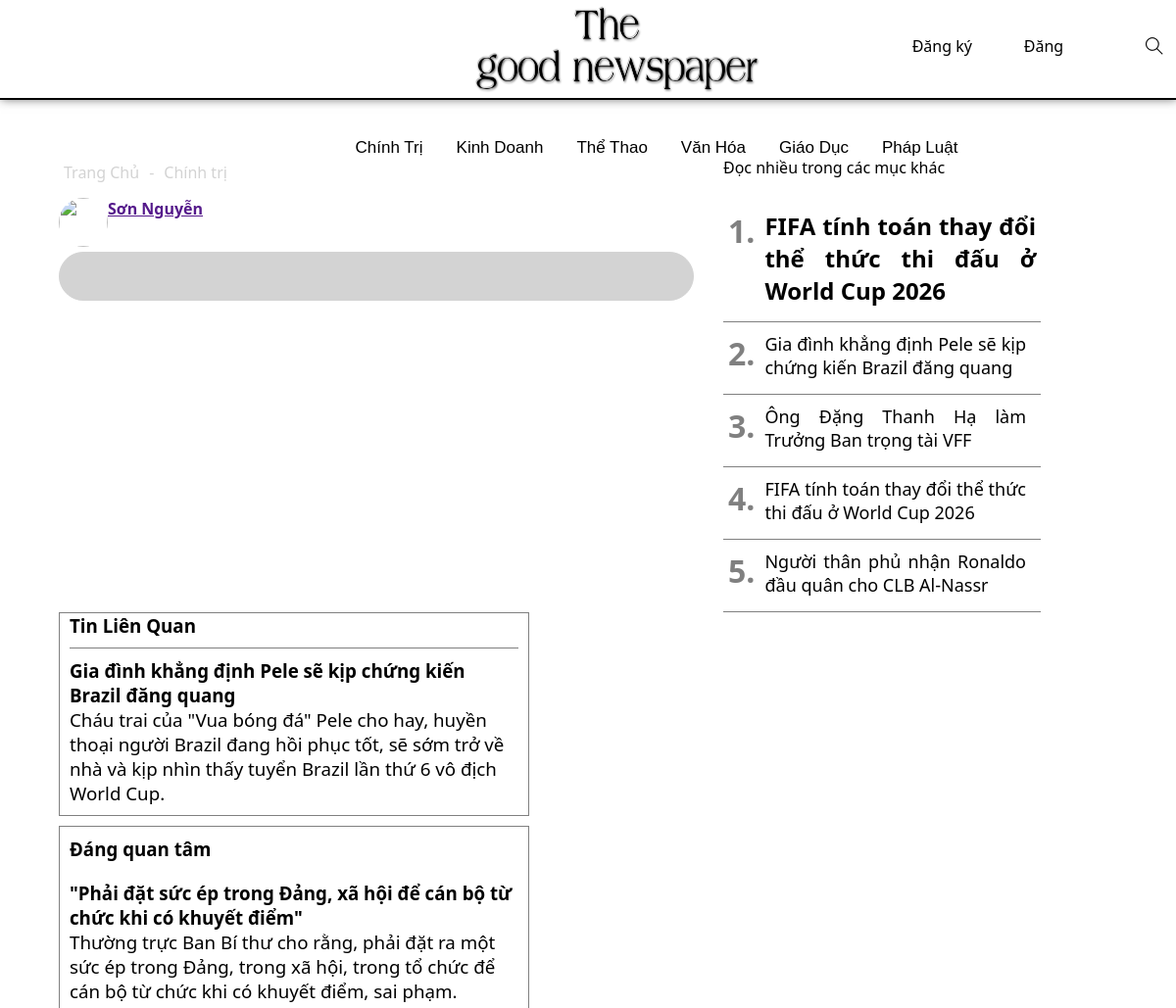
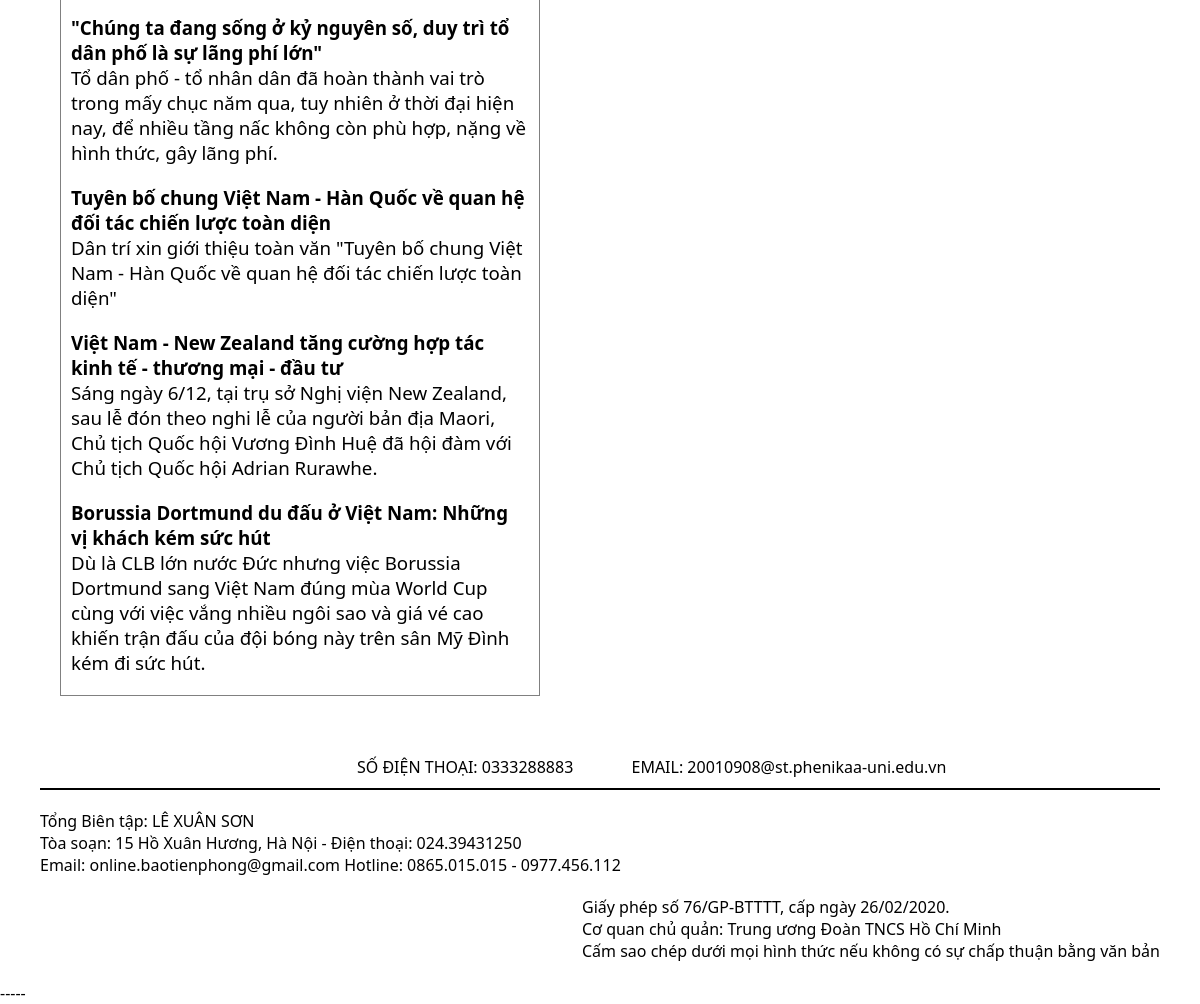
The app's page /detail.php with its own data (2 pictures, top to bottom).
### tables this page shows
CREATE TABLE `category` (
  `id` int NOT NULL,
  `name` varchar(200) NOT NULL
);

CREATE TABLE `new` (
  `id` int NOT NULL,
  `id_staff` int NOT NULL,
  `id_category` int NOT NULL,
  `header` varchar(200) NOT NULL,
  `photo` varchar(500) NOT NULL,
  `photo_nd` varchar(200) NOT NULL,
  `content` text NOT NULL,
  `content_nd` text NOT NULL,
  `initialization_time` text NOT NULL,
  `summary` varchar(500) NOT NULL
);

### detail.php (the view, shortened to what this page needs)
<!DOCTYPE html>
<html lang="en">
<head>
    <link rel="stylesheet" href="./assets/css/dantri.css">
</head>
<body>
    <?php
    require 'menu.php';
    require 'admin/connect.php';
    ?>
    <div class="container_reading">
        <div class="reading_screen">
            <div class="hientai">
                <ul>
                    <li><a href="index.php">Trang Chủ</a></li>
                    <li>-</li>
                    <li>Chính trị</li>
                </ul>
            </div>
            <div class="author-wrap">
                <div class="author-avatar">
                    <span> <img src="https://st.ntcdntempv3.com/data/sites/1/useravatars/1047799.jpg?v=287" alt=""> </span>
                </div>
                <div class="author-name">
                    <a href=""> <b>Sơn Nguyễn</b> </a>
                </div>
            </div>
            <div class="box"></div>
            <div class="noidung">
            </div>
        </div>
        <div class="sidebar">
            <div class="sidebar_header">
                <p>Đọc nhiều trong các mục khác</p>
            </div>
            <div class="side_content">
                <?php
                $sql = "select * from new where id = 16";
                $result = mysqli_query($connect, $sql);
                $each = mysqli_fetch_array($result);
                ?>
                <div class="side_item">
                    <ul class="side_title">
                        <li>
                            <h1>1.</h1>
                        </li>
                        <li>
                            <h2>
                                <a href="detail.php?id=<?php echo $each['id'] ?>"><?php echo $each['header'] ?></a>
                            </h2>
                        </li>
                    </ul>
                </div>
                <?php
                $sql = "select * from new order by id desc limit 4";
                $result = mysqli_query($connect, $sql);
                $count = 1;
                foreach ($result as $each):
                ?>
                    <div class="side_item1">
                        <ul class="side_title">
                            <li>
                                <h1><?php
                                $count++;
                                echo $count;
                                ?>.</h1>
                            </li>
                            <li>
                                <p>
                                    <a class="side_tt" href="detail.php?id=<?php echo $each['id']?>"><?php echo $each['header'] ?></a>
                                </p>
                            </li>
                        </ul>
                    </div>
                <?php endforeach ?>
            </div>
        </div>
    </div>
    <div class="more">
        <div class="tinlienquan">
            <div class="lienqua_header">
                <h3 class="lienqua_header__">Tin Liên Quan</h3>
                <div class="noidung_lq">
                    <?php
                    $sql = "select new.* , category.name as name_category
                    from new join category on new.id_category = category.id where new.id = 18";
                    $result = mysqli_query($connect, $sql);
                    $each = mysqli_fetch_array($result);
                    ?>
                    <ul>
                        <li class="ctn">
                            <h3 class="ctn_content">
                                <a href="detail.php?id=<?php echo $each['id'] ?>"><?php echo $each['header'] ?></a>
                                <p><?php echo $each['summary'] ?></p>
                            </h3>
                        </li>
                    </ul>
                </div>
            </div>
        </div>
        <div class="dangquantam">
            <div class="lienqua_header">
                <h3>Đáng quan tâm</h3>
                <?php
                $sql = "select new.* , category.name as name_category
                from new join category on new.id_category = category.id order by id limit 5";
                $result = mysqli_query($connect, $sql);
                foreach ($result as $each):
                ?>
                <div class="noidung_lq">
                    <ul>
                        <li class="ctn">
                            <h3>
                                <a href="detail.php?id=<?php echo $each['id'] ?>"><?php echo $each['header'] ?></a>
                                <p><?php echo $each['summary'] ?></p>
                            </h3>
                        </li>
                    </ul>
                </div>
                <?php endforeach ?>
            </div>
        </div>
    </div>
    <?php
    require 'footer.php';
    ?>
</body>
</html>

### menu.php (shortened to what this page needs)
<!DOCTYPE html>
<html lang="en">
<head>
    <link rel="stylesheet" href="./assets/css/style_header.css">
</head>
<body>
    <?php
        require './admin/connect.php';
    ?>
    <div id="header">
        <div id="search-box-and-logo">
            <a href="index.php">
                <img id="logo-web" src="assets/img/logo.png" alt="LOGO" />
            </a>
            <ul id="search-box">
                <?php
                if (empty($_SESSION['id'])) { ?>
                    <li id="dang-ky"><a href="signup.php">Đăng ký</a></li>
                    <li id="dang-nhap"><a href="signin.php">Đăng nhập</a></li>
                <?php
                } else {?>
                    <li><a href="signout.php">Đăng Xuất</a></li>
                    <li>Xin Chào <a href="user.php"><?php echo $_SESSION['name'] ?></a></li>
                <?php
                }
                ?>
                <li id="search" ><a href="search_result.php" class="kinh-lup ti-search"></a></li>
            </ul>
        </div>
        <?php
        $sql = "select * from category";
        $result = mysqli_query($connect,$sql);
        ?>
        <div id="nav-menu-bar">
            <ul id="menu-bar">
                <?php foreach ($result as $each): ?>
                    <li id="topic-2"><a href="category.php?id=<?php echo $each['id'] ?>"><?php echo $each['name'] ?></a></li>
                <?php endforeach ?>
            </ul>
        </div>
    </div>
</body>
</html>

### assets/css/dantri.css (style rules this page uses)
* { margin: 0; padding: 0; border: 0; }
.container_reading { width: 90%; text-align: justify; margin: 0 auto; display: flex; }
.reading_screen { width: 60%; }
.hientai ul { display: flex; }
.hientai ul li { list-style-type: none; margin: 5px; color: lightgray; }
.hientai ul li a { text-decoration: none; color: lightgray; }
.author-wrap { display: flex; }
.author-avatar span img { width: 50px; height: 50px; border-radius: 50%; }
.box { width: 100%; height: 50px; background-color: lightgray; border: 1px solid lightgray; border-radius: 75px; margin-bottom: 10px; }
.sidebar { width: 30%; margin-left: 30px; }
.sidebar_header { margin-bottom: 10px; }
.side_title li { list-style-type: none; margin: 0 5px; }
.side_title li h2 a { text-decoration: none; color: black; }
.side_title li h1 { color: gray; }
.side_title { display: flex; border-bottom: 1px solid gray; padding-bottom: 15px; }
.side_tt { text-decoration: none; color: black; font-size: large; }
.side_item1 { padding-top: 10px; }
.more { width: 40%; margin-left: 5%; }
.tinlienquan { border: 1px solid gray; padding-left: 10px; padding-right: 10px; }
.noidung_lq { padding-top: 10px; }
.noidung_lq ul { display: flex; }
.noidung_lq ul li { list-style-type: none; }
.lienqua_header h3 { padding-bottom: 10px; }
.lienqua_header__ { border-bottom: 1px solid gray; }
.ctn h3 a { text-decoration: none; color: black; }
.ctn h3 p { font-weight: 100; }
.dangquantam { border: 1px solid gray; margin-top: 10px; padding: 10px; }

### assets/css/style_header.css (style rules this page uses)
* { padding: 0; margin: 0; box-sizing: border-box; }
body { font-family:'Segoe UI', Tahoma, Geneva, Verdana, sans-serif; background-color:rgb(255, 255, 255); color:rgb(0, 0, 0); }
h1 { color:rgb(0, 0, 0); }
#header { width: 100%; height: 160px; background-color:rgb(0, 0, 0); top: 0; left: 0; }
#search-box-and-logo { z-index: 3; width: 100%; height: 100px; margin: 0px auto; background-color:rgb(255, 255, 255); position: fixed; top: 0px; box-shadow: 1px 1px 10px rgb(0 0 0 / 60%); }
#logo-web { width: 300px; height: 100px; background-color:rgb(255, 255, 255); display:inline-block; left: 40vw; position: absolute }
#search-box { position: relative; margin-top: 28px; padding: 3px 10px 0px 10px; background-color:rgb(255, 255, 255); display: inline-block; float: right; list-style-type: none; overflow: hidden; }
#search-box #dang-ky { width: 100px; height:32px ; padding-top: 5px; padding-left: 9px; background-color:rgb(255, 255, 255); overflow: hidden; }
#search-box #dang-nhap { width: 110px; height:32px ; padding-top: 5px; padding-left: 9px; margin-left: 10px; margin-right: 10px; background-color:rgb(255, 255, 255); overflow: hidden; }
#search-box #search { width: 30px; height:30px ; padding-top: 5px; padding-left: 9px; background-color:rgb(255, 255, 255); overflow: hidden; }
#search-box #search a { font-size: 18px; }
#search-box li { display: inline-block; }
#search-box a { color: black; }
#search-box #dang-ky a, #dang-nhap a, #search a { text-decoration: none; }
#search-box li a { display: inline-block; transition: 0.25s; margin-right: 20px; }
#nav-menu-bar { width: 100%; height: 60px; background-color:rgb(255, 255, 255); border-top-width: 2px; border-top-style: solid; border-top-color: rgb(0, 0, 0); padding-top: 0px; padding-left: 10%; margin: 0px auto; overflow: hidden; position:relative; top: 100px; z-index: 1; }
#menu-bar { width: 100%; background-color: rgb(255, 255, 255); display: flex; margin: 20px auto; justify-content: center; }
#menu-bar li { overflow: hidden; background-color:rgb(255, 255, 255); margin-left: 20px; margin-top: 10px; padding: 7px; width: auto; text-align: center; }
#menu-bar li a { text-decoration: none; font-family: sans-serif; font-size: 17px; background-color:rgb(255, 255, 255); color: rgb(0, 0, 0); }
#topic-2 { width: 69px; height: 35px; overflow: hidden; }
#menu-bar li a { display: inline-block; transition: 0.25s; }

### records on screen
category: name "Chính Trị"
category: name "Kinh Doanh"
category: name "Thể Thao"
category: name "Văn Hóa"
category: name "Giáo Dục"
category: name "Pháp Luật"
new: header "FIFA tính toán thay đổi thể thức thi đấu ở World Cup 2026"
new: header "Gia đình khẳng định Pele sẽ kịp chứng kiến Brazil đăng quang", summary "Cháu trai của \"Vua bóng đá\" Pele cho hay, huyền thoại người Brazil đang hồi phục tốt, sẽ sớm trở về nhà và kịp nhìn thấy tuyển Brazil lần thứ 6 vô địch World Cup."
new: header "Ông Đặng Thanh Hạ làm Trưởng Ban trọng tài VFF"
new: header "Người thân phủ nhận Ronaldo đầu quân cho CLB Al-Nassr"
new: header "\"Phải đặt sức ép trong Đảng, xã hội để cán bộ từ chức khi có khuyết điểm\"", summary "Thường trực Ban Bí thư cho rằng, phải đặt ra một sức ép trong Đảng, trong xã hội, trong tổ chức để cán bộ từ chức khi có khuyết điểm, sai phạm."
new: header "\"Chúng ta đang sống ở kỷ nguyên số, duy trì tổ dân phố là sự lãng phí lớn\"", summary "Tổ dân phố - tổ nhân dân đã hoàn thành vai trò trong mấy chục năm qua, tuy nhiên ở thời đại hiện nay, để nhiều tầng nấc không còn phù hợp, nặng về hình thức, gây lãng phí."
new: header "Tuyên bố chung Việt Nam - Hàn Quốc về quan hệ đối tác chiến lược toàn diện", summary "Dân trí xin giới thiệu toàn văn \"Tuyên bố chung Việt Nam - Hàn Quốc về quan hệ đối tác chiến lược toàn diện\""
new: header "Việt Nam - New Zealand tăng cường hợp tác kinh tế - thương mại - đầu tư", summary "Sáng ngày 6/12, tại trụ sở Nghị viện New Zealand, sau lễ đón theo nghi lễ của người bản địa Maori, Chủ tịch Quốc hội Vương Đình Huệ đã hội đàm với Chủ tịch Quốc hội Adrian Rurawhe."
new: header "Borussia Dortmund du đấu ở Việt Nam: Những vị khách kém sức hút", summary "Dù là CLB lớn nước Đức nhưng việc Borussia Dortmund sang Việt Nam đúng mùa World Cup cùng với việc vắng nhiều ngôi sao và giá vé cao khiến trận đấu của đội bóng này trên sân Mỹ Đình kém đi sức hút."
